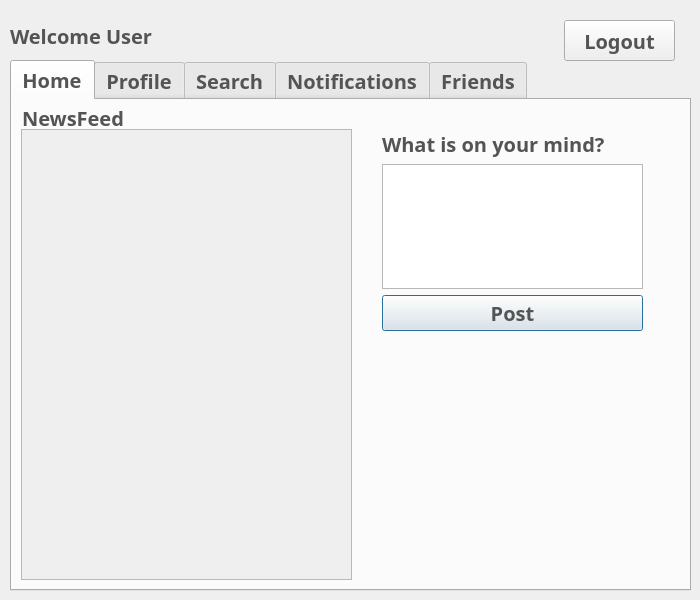
<?xml version="1.0" encoding="UTF-8"?>
<ui version="4.0">
 <class>homepage</class>
 <widget class="QDialog" name="homepage">
  <property name="geometry">
   <rect>
    <x>0</x>
    <y>0</y>
    <width>700</width>
    <height>600</height>
   </rect>
  </property>
  <property name="windowTitle">
   <string>Profile Page</string>
  </property>
  <property name="styleSheet">
   <string notr="true">font-family:sans-serif;
font-size:20px;
font-weight:bold;
color:#545454;</string>
  </property>
  <widget class="QLabel" name="label_welcome">
   <property name="geometry">
    <rect>
     <x>10</x>
     <y>20</y>
     <width>371</width>
     <height>31</height>
    </rect>
   </property>
   <property name="text">
    <string>Welcome User</string>
   </property>
  </widget>
  <widget class="QTabWidget" name="tabWidget">
   <property name="geometry">
    <rect>
     <x>10</x>
     <y>60</y>
     <width>681</width>
     <height>531</height>
    </rect>
   </property>
   <property name="currentIndex">
    <number>0</number>
   </property>
   <widget class="QWidget" name="tab">
    <attribute name="title">
     <string>Home</string>
    </attribute>
    <widget class="QScrollArea" name="scrollArea">
     <property name="geometry">
      <rect>
       <x>9</x>
       <y>29</y>
       <width>331</width>
       <height>451</height>
      </rect>
     </property>
     <property name="widgetResizable">
      <bool>true</bool>
     </property>
     <widget class="QWidget" name="scrollAreaWidgetContents">
      <property name="geometry">
       <rect>
        <x>0</x>
        <y>0</y>
        <width>329</width>
        <height>449</height>
       </rect>
      </property>
     </widget>
    </widget>
    <widget class="QLabel" name="label_newsfeed">
     <property name="geometry">
      <rect>
       <x>10</x>
       <y>10</y>
       <width>121</width>
       <height>16</height>
      </rect>
     </property>
     <property name="text">
      <string>NewsFeed</string>
     </property>
    </widget>
    <widget class="QWidget" name="">
     <property name="geometry">
      <rect>
       <x>370</x>
       <y>30</y>
       <width>261</width>
       <height>201</height>
      </rect>
     </property>
     <layout class="QVBoxLayout" name="verticalLayout_2">
      <item>
       <widget class="QLabel" name="label_postInfo">
        <property name="text">
         <string>What is on your mind?</string>
        </property>
       </widget>
      </item>
      <item>
       <widget class="QTextEdit" name="textEdit_postArena"/>
      </item>
      <item>
       <widget class="QPushButton" name="pushButton_post">
        <property name="text">
         <string>Post</string>
        </property>
       </widget>
      </item>
     </layout>
    </widget>
   </widget>
   <widget class="QWidget" name="tab_2">
    <attribute name="title">
     <string>Profile</string>
    </attribute>
    <widget class="QWidget" name="">
     <property name="geometry">
      <rect>
       <x>310</x>
       <y>320</y>
       <width>335</width>
       <height>34</height>
      </rect>
     </property>
     <layout class="QHBoxLayout" name="horizontalLayout">
      <item>
       <widget class="QPushButton" name="pushButton_saveChanges">
        <property name="text">
         <string>Save Changes</string>
        </property>
       </widget>
      </item>
      <item>
       <widget class="QPushButton" name="pushButton_removeAccount">
        <property name="text">
         <string>Remove Account</string>
        </property>
       </widget>
      </item>
     </layout>
    </widget>
    <widget class="QLabel" name="label_updateInfo">
     <property name="geometry">
      <rect>
       <x>10</x>
       <y>262</y>
       <width>421</width>
       <height>24</height>
      </rect>
     </property>
     <property name="styleSheet">
      <string notr="true">font-family:sans-serif;
font-size:15px;
font-weight:none;
color:#545454;</string>
     </property>
     <property name="text">
      <string>Note: You can only update your password or country</string>
     </property>
    </widget>
    <widget class="QLineEdit" name="lineEdit_Gender">
     <property name="geometry">
      <rect>
       <x>125</x>
       <y>154</y>
       <width>235</width>
       <height>30</height>
      </rect>
     </property>
    </widget>
    <widget class="QLineEdit" name="lineEdit_Birthday">
     <property name="geometry">
      <rect>
       <x>125</x>
       <y>190</y>
       <width>235</width>
       <height>30</height>
      </rect>
     </property>
    </widget>
    <widget class="QLabel" name="label_firstName">
     <property name="geometry">
      <rect>
       <x>10</x>
       <y>10</y>
       <width>109</width>
       <height>24</height>
      </rect>
     </property>
     <property name="text">
      <string>First Name</string>
     </property>
    </widget>
    <widget class="QLabel" name="label_username">
     <property name="geometry">
      <rect>
       <x>10</x>
       <y>82</y>
       <width>102</width>
       <height>24</height>
      </rect>
     </property>
     <property name="text">
      <string>Username</string>
     </property>
    </widget>
    <widget class="QLineEdit" name="lineEdit_Password">
     <property name="geometry">
      <rect>
       <x>125</x>
       <y>118</y>
       <width>235</width>
       <height>30</height>
      </rect>
     </property>
    </widget>
    <widget class="QLineEdit" name="lineEdit_LastName">
     <property name="geometry">
      <rect>
       <x>125</x>
       <y>46</y>
       <width>235</width>
       <height>30</height>
      </rect>
     </property>
    </widget>
    <widget class="QLabel" name="label_country">
     <property name="geometry">
      <rect>
       <x>10</x>
       <y>226</y>
       <width>80</width>
       <height>24</height>
      </rect>
     </property>
     <property name="text">
      <string>Country</string>
     </property>
    </widget>
    <widget class="QLineEdit" name="lineEdit_Username">
     <property name="geometry">
      <rect>
       <x>125</x>
       <y>82</y>
       <width>235</width>
       <height>30</height>
      </rect>
     </property>
    </widget>
    <widget class="QLineEdit" name="lineEdit_Country">
     <property name="geometry">
      <rect>
       <x>125</x>
       <y>226</y>
       <width>235</width>
       <height>30</height>
      </rect>
     </property>
    </widget>
    <widget class="QLineEdit" name="lineEdit_Name">
     <property name="geometry">
      <rect>
       <x>125</x>
       <y>10</y>
       <width>235</width>
       <height>30</height>
      </rect>
     </property>
    </widget>
    <widget class="QLabel" name="label_password">
     <property name="geometry">
      <rect>
       <x>10</x>
       <y>118</y>
       <width>97</width>
       <height>24</height>
      </rect>
     </property>
     <property name="text">
      <string>Password</string>
     </property>
    </widget>
    <widget class="QLabel" name="label_gender">
     <property name="geometry">
      <rect>
       <x>10</x>
       <y>154</y>
       <width>74</width>
       <height>24</height>
      </rect>
     </property>
     <property name="text">
      <string>Gender</string>
     </property>
    </widget>
    <widget class="QLabel" name="label_lastName">
     <property name="geometry">
      <rect>
       <x>10</x>
       <y>46</y>
       <width>105</width>
       <height>24</height>
      </rect>
     </property>
     <property name="text">
      <string>Last Name</string>
     </property>
    </widget>
    <widget class="QLabel" name="label_birthday">
     <property name="geometry">
      <rect>
       <x>10</x>
       <y>190</y>
       <width>87</width>
       <height>24</height>
      </rect>
     </property>
     <property name="text">
      <string>Birthday</string>
     </property>
    </widget>
   </widget>
   <widget class="QWidget" name="tab_3">
    <attribute name="title">
     <string>Search</string>
    </attribute>
    <widget class="QLabel" name="label_searchInfo">
     <property name="geometry">
      <rect>
       <x>20</x>
       <y>10</y>
       <width>581</width>
       <height>21</height>
      </rect>
     </property>
     <property name="text">
      <string>Search for people, enter their name or search by country</string>
     </property>
    </widget>
    <widget class="QListView" name="listView_searchResult">
     <property name="geometry">
      <rect>
       <x>30</x>
       <y>80</y>
       <width>321</width>
       <height>401</height>
      </rect>
     </property>
    </widget>
    <widget class="QPushButton" name="pushButton_sendFriend">
     <property name="geometry">
      <rect>
       <x>390</x>
       <y>250</y>
       <width>231</width>
       <height>41</height>
      </rect>
     </property>
     <property name="text">
      <string>Send Friend Request</string>
     </property>
    </widget>
    <widget class="QWidget" name="">
     <property name="geometry">
      <rect>
       <x>20</x>
       <y>40</y>
       <width>361</width>
       <height>34</height>
      </rect>
     </property>
     <layout class="QFormLayout" name="formLayout">
      <item row="0" column="0">
       <widget class="QLineEdit" name="lineEdit_search"/>
      </item>
      <item row="0" column="1">
       <widget class="QPushButton" name="pushButton_search">
        <property name="text">
         <string>Search</string>
        </property>
       </widget>
      </item>
     </layout>
    </widget>
   </widget>
   <widget class="QWidget" name="tab_4">
    <attribute name="title">
     <string>Notifications</string>
    </attribute>
    <widget class="QListView" name="listView_notifications">
     <property name="geometry">
      <rect>
       <x>90</x>
       <y>50</y>
       <width>411</width>
       <height>351</height>
      </rect>
     </property>
    </widget>
    <widget class="QLabel" name="label_notifications">
     <property name="geometry">
      <rect>
       <x>160</x>
       <y>20</y>
       <width>281</width>
       <height>21</height>
      </rect>
     </property>
     <property name="text">
      <string>Here are your notifications</string>
     </property>
    </widget>
    <widget class="QWidget" name="">
     <property name="geometry">
      <rect>
       <x>170</x>
       <y>410</y>
       <width>261</width>
       <height>51</height>
      </rect>
     </property>
     <layout class="QHBoxLayout" name="horizontalLayout_2">
      <item>
       <widget class="QPushButton" name="pushButton_acceptNotification">
        <property name="text">
         <string>Accept</string>
        </property>
       </widget>
      </item>
      <item>
       <widget class="QPushButton" name="pushButton_ignoreNotification">
        <property name="text">
         <string>Ignore</string>
        </property>
       </widget>
      </item>
     </layout>
    </widget>
   </widget>
   <widget class="QWidget" name="tab_5">
    <attribute name="title">
     <string>Friends</string>
    </attribute>
    <widget class="QLabel" name="label_FriendsList">
     <property name="geometry">
      <rect>
       <x>30</x>
       <y>20</y>
       <width>321</width>
       <height>31</height>
      </rect>
     </property>
     <property name="text">
      <string>List of Friends</string>
     </property>
    </widget>
    <widget class="QListView" name="listView_friends">
     <property name="geometry">
      <rect>
       <x>30</x>
       <y>60</y>
       <width>301</width>
       <height>411</height>
      </rect>
     </property>
    </widget>
    <widget class="QPushButton" name="pushButton_removeFriend">
     <property name="geometry">
      <rect>
       <x>380</x>
       <y>200</y>
       <width>211</width>
       <height>61</height>
      </rect>
     </property>
     <property name="text">
      <string>Remove Friend</string>
     </property>
    </widget>
   </widget>
  </widget>
  <widget class="QPushButton" name="pushButton_logout">
   <property name="geometry">
    <rect>
     <x>564</x>
     <y>20</y>
     <width>111</width>
     <height>41</height>
    </rect>
   </property>
   <property name="text">
    <string>Logout</string>
   </property>
  </widget>
 </widget>
 <resources/>
 <connections/>
</ui>
